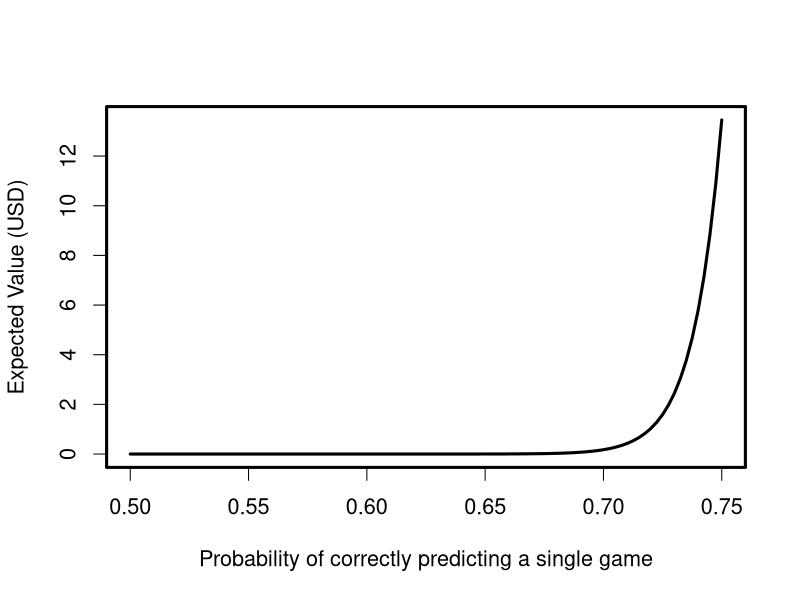
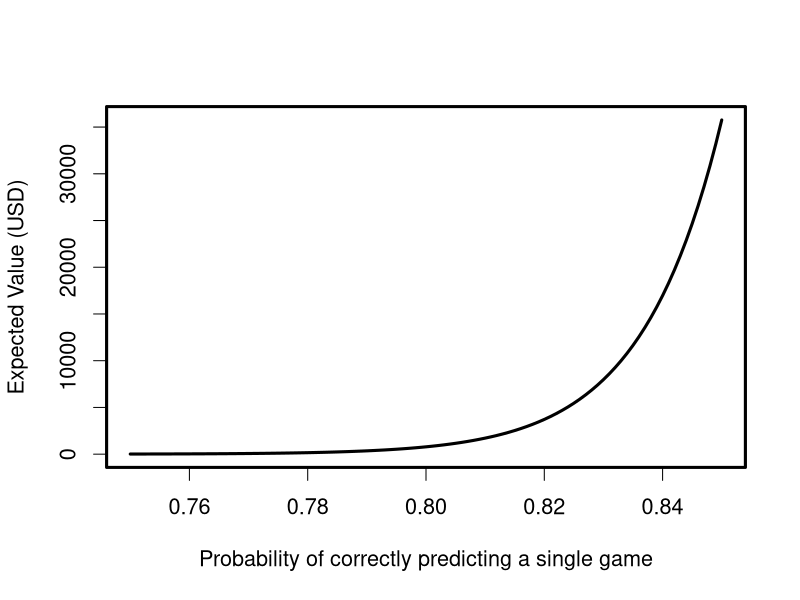
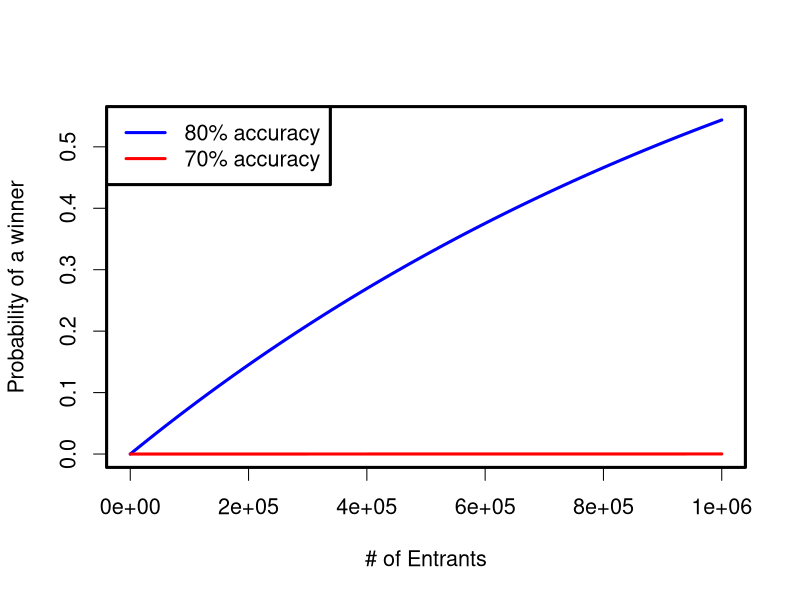

Source code (R) for these figures, in order:
## Warren Buffet's 1B Basketball Challenge ##

expected_value <- function(p,ngames=63,prize=1000000000){
    p^ngames * prize
}

## What is the expected value of an entry 
## given a particular level of prediction accuracy
expected_value(p=0.80)
expected_value(p=0.85)

## Plotted ##
par(lwd=3,cex=1.3)
curve(expected_value(x),
    xlim=c(0.5,0.75),
    ylab='Expected Value (USD)',
    xlab="Probability of correctly predicting a single game")

curve(expected_value(x),
    xlim=c(0.75,0.85),
    ylab='Expected Value (USD)',
    xlab="Probability of correctly predicting a single game")



## Odds that the prize will be awared
winner_odds <- function(x,p=0.85){
    1-(1-(p)^63)^x
}

## A million entries each with 80% accuracy
winner_odds(x=1000000,p=0.8)

## A million entries each with 70% accuracy
winner_odds(x=1000000,p=0.7)

curve(winner_odds(x,p=0.8),
    xlim=c(0,1000000),
    xlab='# of Entrants',
    ylab='Probability of a winner',
    col='blue')
curve(winner_odds(x,p=0.7),
    col='red',add=TRUE)

legend("topleft",
    legend=c('80% accuracy','70% accuracy'),
    col=c('blue','red'),
    lty=1)
